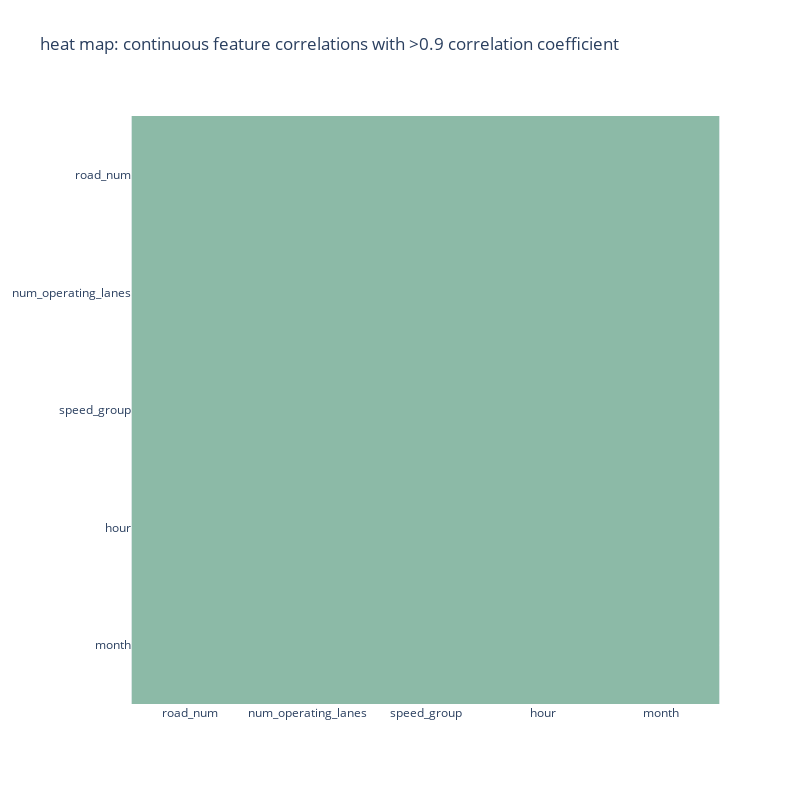

Notebook source saved alongside this figure:
### Code cell
# heatmap to visualize correlated features
pearson_corr_features = driv_cont.corr()
corr_data = np.tril(pearson_corr_features,k=-1)
corr_data = abs(corr_data)>0.90

fig = px.imshow(corr_data, x=pearson_corr_features.columns, y=pearson_corr_features.index,
                color_continuous_scale=px.colors.qualitative.Plotly, width=800, height=800,
                title="heat map: continuous feature correlations with >0.9 correlation coefficient")
fig.update(layout_coloraxis_showscale=False)
fig.show()

### Figure 1 — Plotly figure (JSON) as saved in the notebook; plotly's stock layout.template omitted (floating-point values rounded to 4 significant figures)
{"data": [{"coloraxis": "coloraxis", "hovertemplate": "x: %{x}<br>y: %{y}<br>color: %{z}<extra></extra>", "name": "0", "type": "heatmap", "x": ["road_num", "num_operating_lanes", "speed_group", "hour", "month"], "xaxis": "x", "y": ["road_num", "num_operating_lanes", "speed_group", "hour", "month"], "yaxis": "y", "z": [[0, 0, 0, 0, 0], [0, 0, 0, 0, 0], [0, 0, 0, 0, 0], [0, 0, 0, 0, 0], [0, 0, 0, 0, 0]]}], "layout": {"coloraxis": {"colorscale": [[0, "#636EFA"], [0.1111, "#EF553B"], [0.2222, "#00CC96"], [0.3333, "#AB63FA"], [0.4444, "#FFA15A"], [0.5556, "#19D3F3"], [0.6667, "#FF6692"], [0.7778, "#B6E880"], [0.8889, "#FF97FF"], [1, "#FECB52"]], "showscale": false}, "height": 800, "title": {"text": "heat map: continuous feature correlations with >0.9 correlation coefficient"}, "width": 800, "xaxis": {"anchor": "y", "constrain": "domain", "domain": [0, 1], "scaleanchor": "y"}, "yaxis": {"anchor": "x", "autorange": "reversed", "constrain": "domain", "domain": [0, 1]}}}
